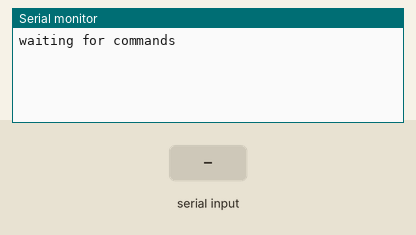
A sketch run on a simulated ESP8266 (NodeMCU). On the bench: the last lines printed to the serial monitor. The test bench sets the inputs (shaded band).

Above: at 1.2 s.
1.3 s: "1" received over Serial
At 3.5 s:
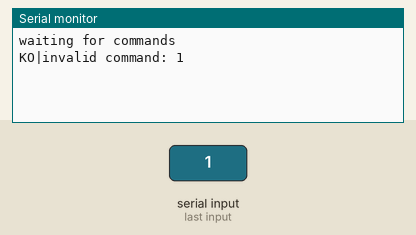
3.8 s: "0" received over Serial
At 5.2 s:
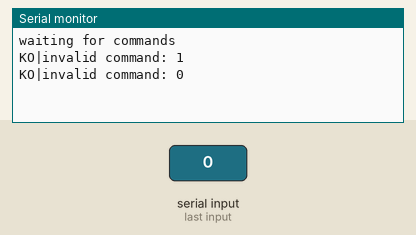
5.3 s: "2" received over Serial
At 6.7 s:
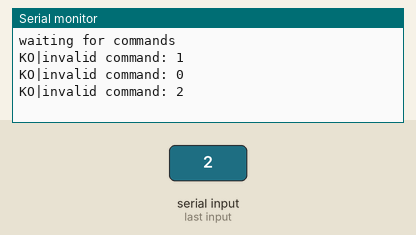

Measured:
- after the input at 1.3 s, the serial monitor: prints a new line after 1.0 s (image 1)
- after the input at 3.8 s, the serial monitor: prints a new line after 1.0 s (image 2)
- after the input at 5.3 s, the serial monitor: prints a new line after 1.0 s (image 3)

The sketch:

clientino.ino
```cpp
#include <ESP8266WiFi.h>
#include <ESP8266WiFiMulti.h>
#include <ESP8266HTTPClient.h>
#include "libraries/Command/Command.h"

ESP8266WiFiMulti wifiMulti;

String connectedTo = "";
uint8_t numberOfSSID = 0;

//The setup function is called once at startup of the sketch
void setup()
{
	  Serial.begin(9600);
	  delay(10);

	  Serial.println("waiting for commands");
}

// The loop function is called in an endless loop
void loop()
{

	if( Serial.available() > 0){
		String from_serial = Serial.readString();

		Command command( (char *) from_serial.c_str(), & numberOfSSID );
		Serial.println(command.getReturnMessage());

	}

}
```
